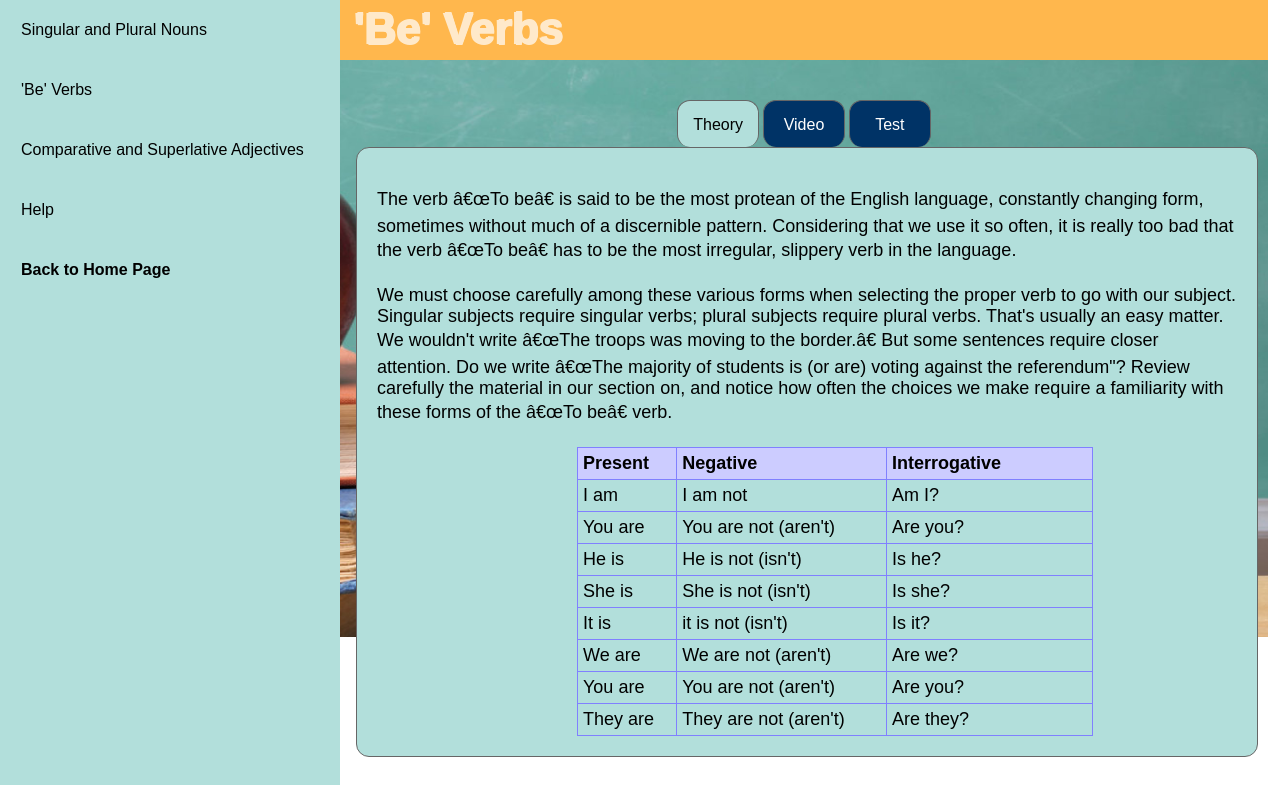
Screenshot of /VolumeOne/be_verbs.php with the database file from the repository.
### tables this page shows
CREATE TABLE `theory` (
  `id` int(30) NOT NULL,
  `category` varchar(60) NOT NULL,
  `theorytext` text NOT NULL
);

### VolumeOne/be_verbs.php (the view, shortened to what this page needs)
<?php include('server.php'); ?>
<?php
	$query = "SELECT * FROM theory WHERE category='be_verbs'";
	$outcome = $db->query($query) or die($db->error.__LINE__);
?>
<!DOCTYPE html>
<html>
<head>
	<link rel="stylesheet" href="https://cdnjs.cloudflare.com/ajax/libs/font-awesome/4.7.0/css/font-awesome.min.css">
	<link rel="stylesheet" type="text/css" href="style3.css" />
</head>
<body>
	<ul>
		<li><a href="singular_plural_nouns.php">Singular and Plural Nouns</a></li>
		<li><a href="be_verbs.php">'Be' Verbs</a></li>
		<li><a href="adjectives.php">Comparative and Superlative Adjectives</a></li>
		<li><a href="help.php">Help</a></li>
		<li><strong><a href="index.php">Back to Home Page</a></strong></li>
	</ul>
	<header class="title">
			<div id="c1">
				<h1 style="opacity: 0.7;">'Be' Verbs</h1>
			</div>
	</header>
	<div style="margin-left: 340px; padding: 60px 16px; height: 100%;">
		<div id="menu">
			<div id="menuContainer">
				<?php include_once("menu_template2.php"); ?>
			</div>
			<div id="bodyContainer">
				<div id="bodyContentContainer">
					<?php while ($row = $outcome->fetch_assoc()) : ?>
						<p style="font-size: large; "><?php echo $row['theorytext']; ?></p>
					<?php endwhile; ?>
					<table style="width: 60%; margin-left: 200px;">
 						<tr>
 						  <th>Present</th>
 						  <th>Negative</th>
 						  <th>Interrogative</th>
 						</tr>
 						<tr>
 						  <td>I am</td>
 						  <td>I am not</td>
 						  <td width="40%">Am I?</td>
 						</tr>
 						<tr>
 						  <td>You are</td>
 						  <td>You are not (aren't)</td>
 						  <td width="40%">Are you?</td>
 						</tr>
 						<tr>
 						  <td>He is</td>
 						  <td>He is not (isn't)</td>
 						  <td width="40%">Is he?</td>
 						</tr>
 						<tr>
 						  <td>She is</td>
 						  <td>She is not (isn't)</td>
 						  <td width="40%">Is she?</td>
 						</tr>
 						<tr>
 						  <td>It is</td>
 						  <td>it is not (isn't)</td>
 						  <td width="40%">Is it?</td>
 						</tr>
 						<tr>
 						  <td>We are</td>
 						  <td>We are not (aren't)</td>
 						  <td width="40%">Are we?</td>
 						</tr>
 						<tr>
 						  <td>You are</td>
 						  <td>You are not (aren't)</td>
 						  <td width="40%">Are you?</td>
 						</tr>
 						<tr>
 						  <td>They are</td>
 						  <td>They are not (aren't)</td>
 						  <td width="40%">Are they?</td>
 						</tr>
 					</table>
  				</div>
  			</div>
  		</div>
	</div>
</body>
</html>

### VolumeOne/style3.css (style rules this page uses)
#menu { margin-top: 40px; font-family: Arial, Helvetica, sans-serif; font-size: 14px; }
#menuContainer { text-align: center; margin: auto; }
#bodyContainer { height: 100%; width: 900px; border: #666 1px solid; background-color: #B2DFDB; margin: auto; border-radius: 13px; }
#bodyContentContainer { padding: 20px; }

### VolumeOne/be_verbs.php (style rules this page uses)
body { margin: 0; padding: 0; background-image: url("../../VolumeOne/images/education.jpg"); background-repeat: no-repeat; background-attachment: fixed; background-size: 1455px 637px; }
ul { list-style-type: none; padding: 0; margin: 0; width: 340px; background: #B2DFDB; height: 100%; position: fixed; overflow: auto; }
li a { list-style-type: none; display: block; padding: 21px; font-family: Arial; text-decoration: none; color: black; }
header { margin-left: 340px; font-family: Arial; height: 60px; width: 100%; background: #FFB74D; line-height: 0px; color: white; font-size: 22px; position: fixed; padding-left: 15px; text-shadow: -2px 0 white, 0 1px white, 0 -1px white; }
table, th, td { border: 1px solid #8080ff; border-collapse: collapse; font-size: large; }
td { padding: 5px; text-align: left; }
th { background-color: #ccccff; padding: 5px; text-align: left; }

### rows the page displays
theory: theorytext "The verb â€œTo beâ€ is said to be the most protean of the English language, constantly changing form, sometimes without much of a discernible pattern. Considering that we use it so often, it is really too bad that the verb â€œTo beâ€ has to be the most irregular, slippery verb in the language."
theory: theorytext "We must choose carefully among these various forms when selecting the proper verb to go with our subject. Singular subjects require singular verbs; plural subjects require plural verbs. That's usually an easy matter. We wouldn't write â€œThe troops was moving to the border.â€ But some sentences require closer attention. Do we write â€œThe majority of students is (or are) voting against the referendum\"? Review carefully the material in our section on, and notice how often the choices we make require a familiarity with these forms of the â€œTo beâ€ verb."
